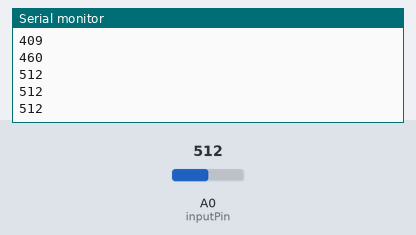
A sketch run on a simulated Arduino Uno, built with avr-gcc and run on an emulated ATmega328P. On the bench: the last lines printed to the serial monitor. Inputs (shaded band) come from the test bench; at power-on: A0 (inputPin) = 512.

Above: at 1.2 s.
1.3 s: A0 (inputPin) set to 716
At 1.31 s:
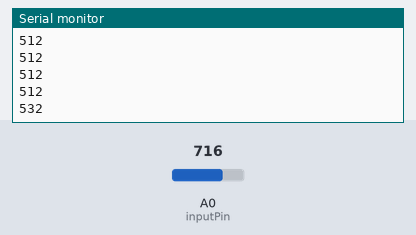
2.8 s: A0 (inputPin) set to 900
At 2.81 s:
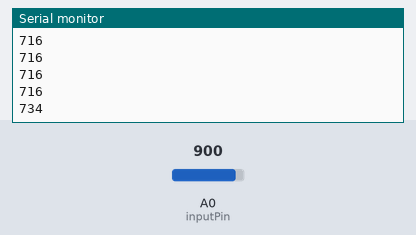
Timing chart, 0 to 5.8 s (numbered marks = the images above; inputs shaded):
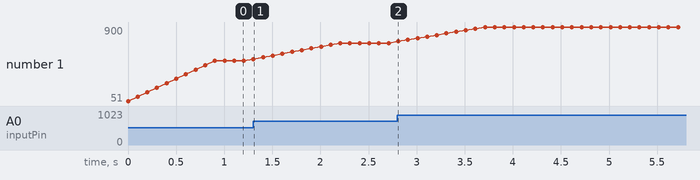

The sketch:

Lab_2_Exercise_4_Delay_Increased_To_100.ino
```cpp
// Connect between 5V and GND, connect the digital output into A0, open the serial plotter and serial monitor in the tools tab.
// Modifying the POT will then change the output voltage reading between 0 and 1203
// Connecting the depth sensor and opening the serial plotter shows the graph moving as an object is moved closer and further from the depth plotter

// Define the number of samples to keep track of. The higher the number, the
// more the readings will be smoothed, but the slower the output will respond to
// the input. Using a constant rather than a normal variable lets us use this
// value to determine the size of the readings array.
const int numReadings = 10;

int readings[numReadings];      // the readings from the analog input
int readIndex = 0;              // the index of the current reading
int total = 0;                  // the running total
int average = 0;                // the average

int inputPin = A0;

void setup() {
  // initialize serial communication with computer:
  Serial.begin(9600);
  // initialize all the readings to 0:
  for (int thisReading = 0; thisReading < numReadings; thisReading++) {
    readings[thisReading] = 0;
  }
}

void loop() {
  // subtract the last reading:
  total = total - readings[readIndex];
  // read from the sensor:
  readings[readIndex] = analogRead(inputPin);
  // add the reading to the total:
  total = total + readings[readIndex];
  // advance to the next position in the array:
  readIndex = readIndex + 1;

  // if we're at the end of the array...
  if (readIndex >= numReadings) {
    // ...wrap around to the beginning:
    readIndex = 0;
  }

  // calculate the average:
  average = total / numReadings;
  // send it to the computer as ASCII digits
  Serial.println(average);
  delay(100);        // delay in between reads for stability
}
```

Measured:
- after the input at 1.3 s, the serial monitor: prints a new line at once (image 1)
- after the input at 2.8 s, the serial monitor: prints a new line at once (image 2)
- plotted number 1: 512 → 716 after the input at 1.3 s, 716 → 900 after the input at 2.8 s
